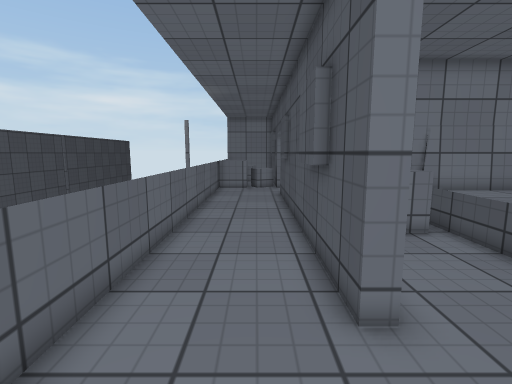
View 1 (above)

24 first-person views from a walk through a Unity game level. The camera is 1.3 m above the floor, tilts 8° down and sees 85° across. The floor is counted in squares, 0.5 m on a side. Each view is taken from the middle of a square. On the plan, view 1 faces up. The plan holds only what a view shows up to about 19 squares ahead; the rest is blank. The place goes on beyond the plan. The player is left out. Door leaves are left out, so doorways stand open. Surface patterns are stand-ins for the level's own textures.

View 2
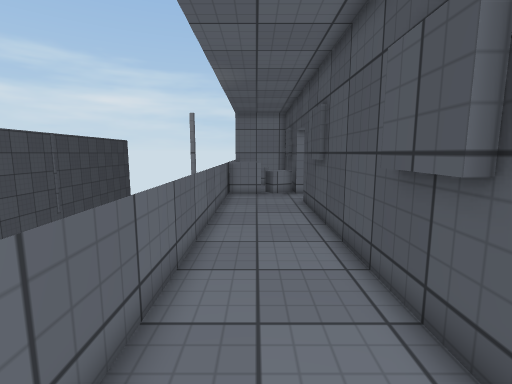

View 3
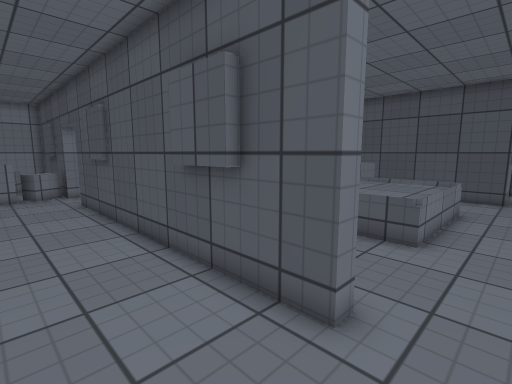

View 4
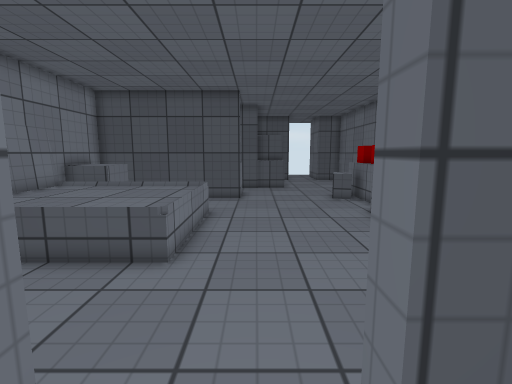

View 5
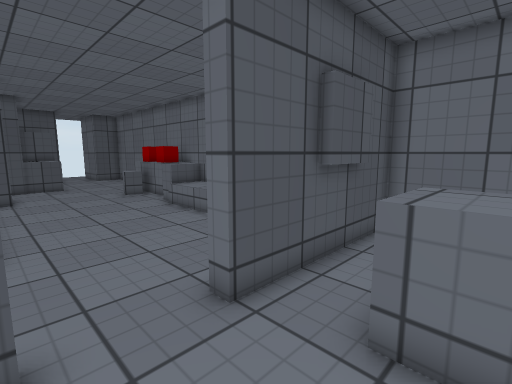

View 6
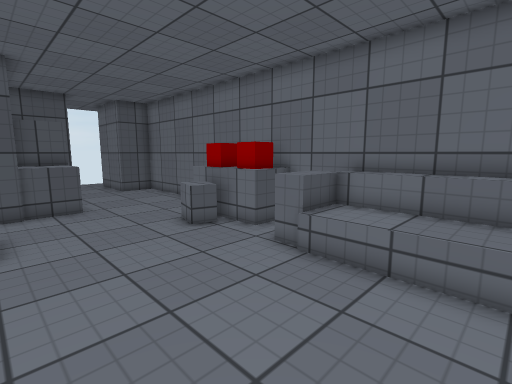

View 7
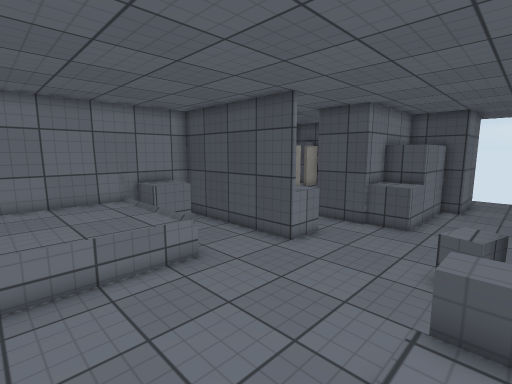

View 8
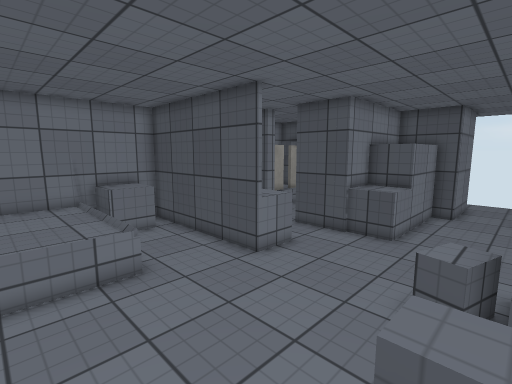

View 9
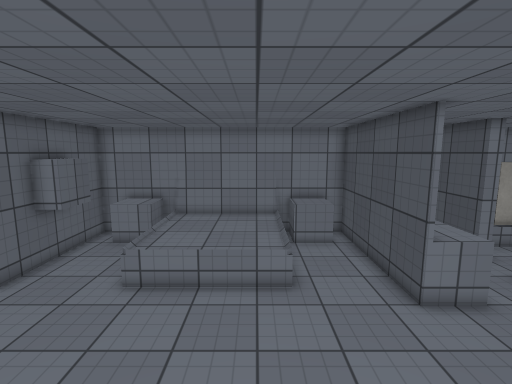

View 10
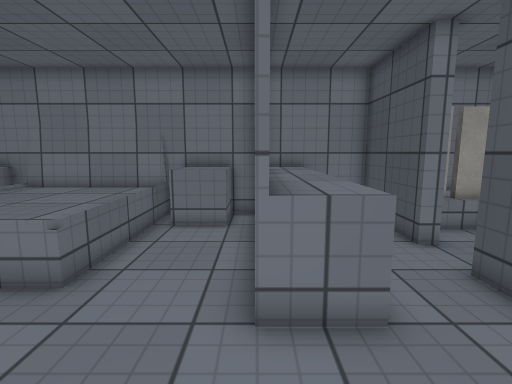

View 11
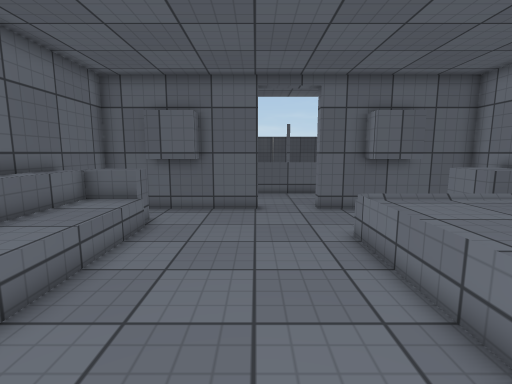

View 12
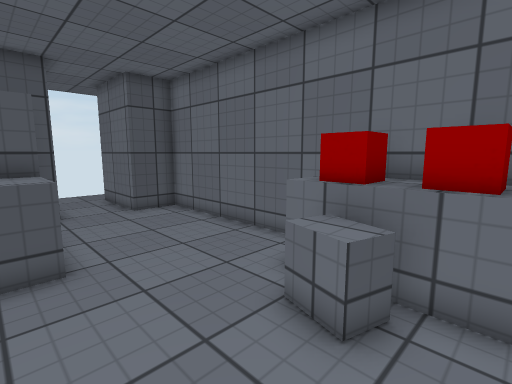

View 13
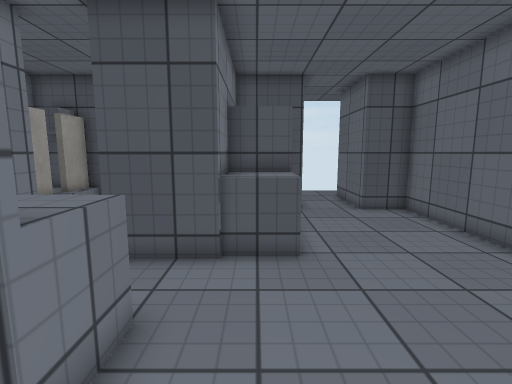

View 14
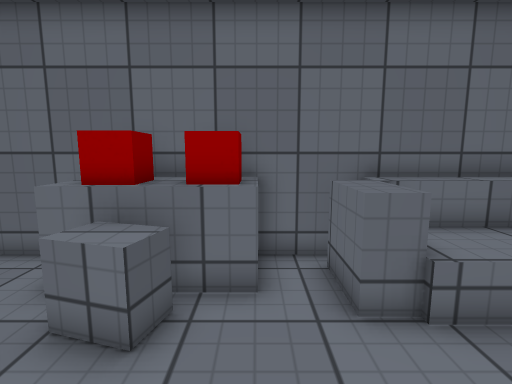

View 15
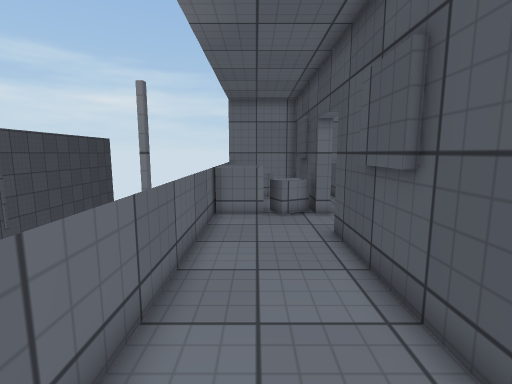

View 16
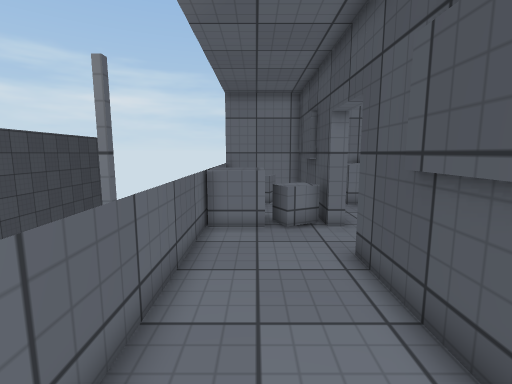

View 17
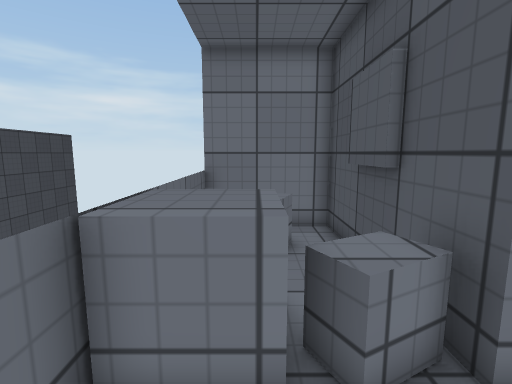

View 18
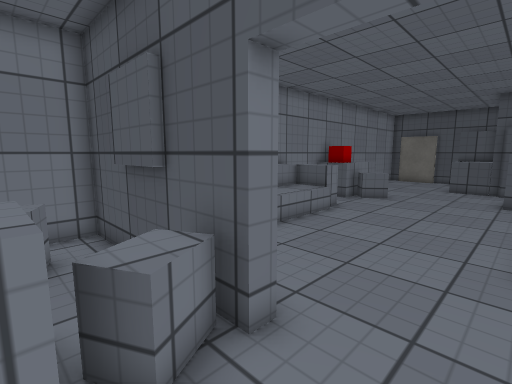

View 19
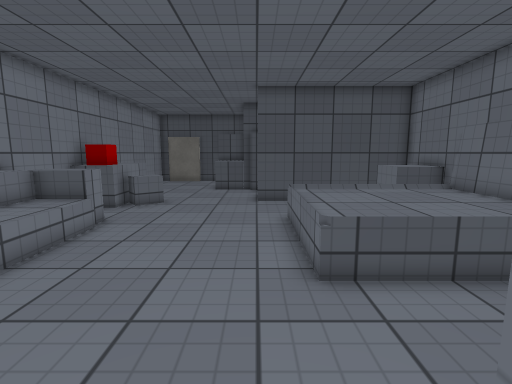

View 20
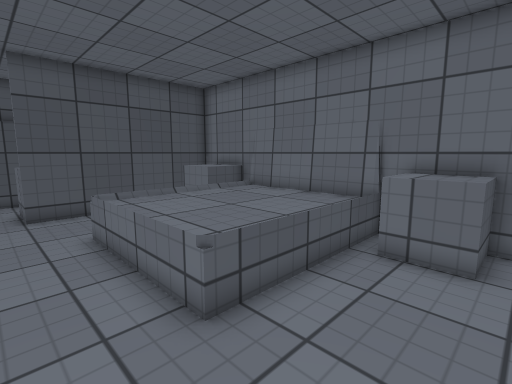

View 21
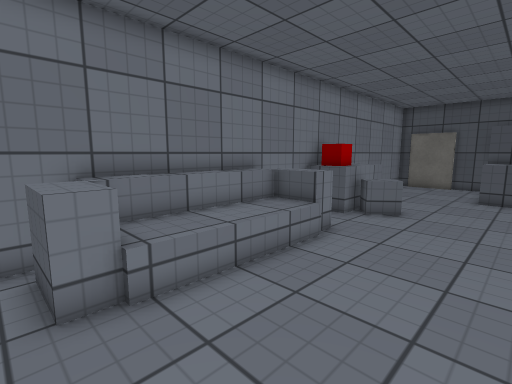

View 22
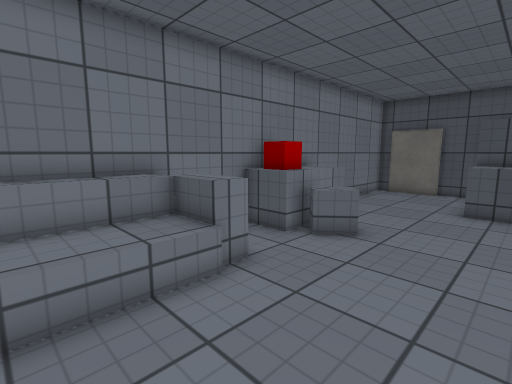

View 23
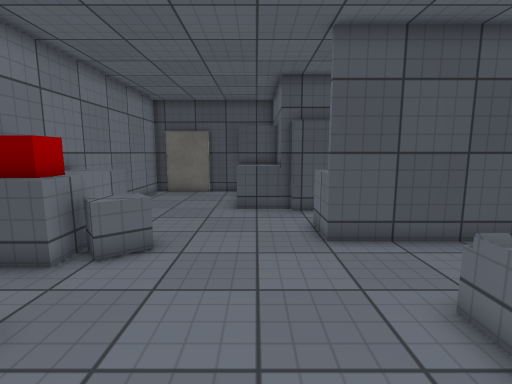

View 24
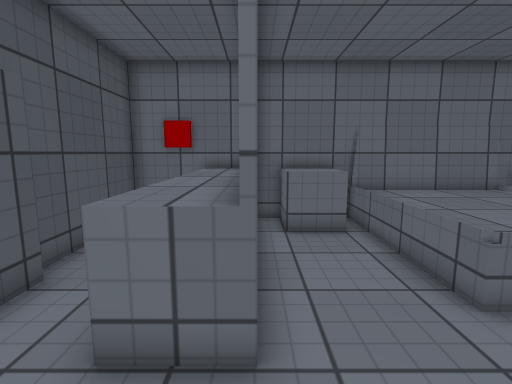

### Floor plan
Key: @ floor where view 1 was taken; # wall or solid block; x gap in a wall; . main floor; : floor 0.5 m higher than the main floor; + floor 1 m higher than the main floor; / step, stairs or slope; D open door; = window, fence, low wall or low ledge; ^ raised ledge; v drop or lower ground; O other object.
Columns run from 4 left of view 1 to 32 right of it. Each row starts with its distance up from view 1.
 28  ###############################
 27  #  ..#.v++++++v /=^ ^^   .....#
 26  #  ^.#.+::::::+v.==^^^ .......#
 25  # ^=##.+::::::==.=^=..........#
 24  #  .##............^=..........#
 23  #...##........................#
 22  ^^^.^#..................^^#   #
 21  ^^^^^#..................^^#
 20  =....D..................^^#
 19  =....D.............#^^.##
 18  =....D....^^^^^^...#^^.#
 17 #=....#...=^^^^^^...#^^.##
 16 #=....#....^^^^^^...#^^ .#
 15  =...##....^^^^^^...#^^ .#
 14  =...##....^^^^^^...#^^  #
 13  =....#.^^.^^^^^^^^^^^^  #
 12  =....#.^^^^^^^^^^^^^^^  #
 11  =....#############^^^^###  ##
 10  =....#.OOOOOOOOOOOO^^   #    ##
  9  =....#.OOOOOOOOOOOO^^^  #OOOO##
  8  =...###..OOOOOOO...#^^  #.. ..#
  7  =...###..OOOOOOO...#^^ .D..
  6  =...###..OOOOOOO...#^^..D.
  5  =....#...OOOOOOO...#^^..D
  4 #=....#...OOOOOOO...#^^..#
  3 #=..................#^^..#
  2  =.......................###
  1  # DDD#..................^^#
  0   ^^@.#..................^^#####
 -1   ^^..#........................D####.
 -2     .###............O..........D.....
 -3      ###Ov//////v..OOO.........D.....
 -4      .##O  / /  +.OOOOO........#####.
 -5    x .#        //.O O O........#
 -6   ##############################

Positions as (right, up) in squares from view 1, and headings:
1: (0, 0), facing up
2: (-1, 3), facing up
3: (-2, 2), facing up-right
4: (0, 2), facing right
5: (-2, 4), facing down-right
6: (7, 3), facing down-right
7: (7, -4), facing up-right
8: (9, -4), facing up-right
9: (11, -5), facing up
10: (16, -1), facing up
11: (15, 1), facing left
12: (14, 1), facing down-right
13: (14, 1), facing right
14: (14, 1), facing down
15: (-1, 9), facing up
16: (-1, 11), facing up
17: (-1, 18), facing up
18: (-1, 18), facing up-right
19: (1, 19), facing right
20: (3, 20), facing down-right
21: (3, 20), facing up-right
22: (7, 20), facing up-right
23: (8, 21), facing right
24: (16, 22), facing down
